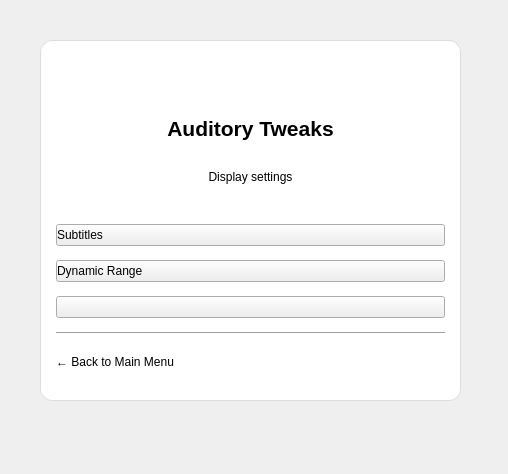
<?xml version="1.0" encoding="UTF-8"?>
<ui version="4.0">
 <class>AudioMenu</class>
 <widget class="QWidget" name="AudioMenu">
  <property name="geometry">
   <rect>
    <x>0</x>
    <y>0</y>
    <width>508</width>
    <height>474</height>
   </rect>
  </property>
  <property name="windowTitle">
   <string>Form</string>
  </property>
  <widget class="QWidget" name="verticalLayoutWidget">
   <property name="geometry">
    <rect>
     <x>40</x>
     <y>40</y>
     <width>421</width>
     <height>361</height>
    </rect>
   </property>
   <layout class="QVBoxLayout" name="verticalLayout">
    <item>
     <widget class="QFrame" name="frameCard">
      <property name="styleSheet">
       <string notr="true">#frameCard {
  background: white;
  border: 1px solid #ddd;
  border-radius: 12px;
}
</string>
      </property>
      <property name="frameShape">
       <enum>QFrame::StyledPanel</enum>
      </property>
      <property name="frameShadow">
       <enum>QFrame::Raised</enum>
      </property>
      <widget class="QWidget" name="verticalLayoutWidget_2">
       <property name="geometry">
        <rect>
         <x>0</x>
         <y>0</y>
         <width>421</width>
         <height>361</height>
        </rect>
       </property>
       <layout class="QVBoxLayout" name="verticalLayout_2">
        <property name="spacing">
         <number>8</number>
        </property>
        <property name="leftMargin">
         <number>16</number>
        </property>
        <property name="topMargin">
         <number>16</number>
        </property>
        <property name="rightMargin">
         <number>16</number>
        </property>
        <property name="bottomMargin">
         <number>16</number>
        </property>
        <item alignment="Qt::AlignHCenter">
         <widget class="QLabel" name="iconLabel">
          <property name="minimumSize">
           <size>
            <width>40</width>
            <height>40</height>
           </size>
          </property>
          <property name="maximumSize">
           <size>
            <width>40</width>
            <height>40</height>
           </size>
          </property>
          <property name="styleSheet">
           <string notr="true"/>
          </property>
          <property name="text">
           <string/>
          </property>
          <property name="pixmap">
           <pixmap>:Images/Sound.png</pixmap>
          </property>
          <property name="scaledContents">
           <bool>true</bool>
          </property>
          <property name="alignment">
           <set>Qt::AlignCenter</set>
          </property>
         </widget>
        </item>
        <item>
         <widget class="QLabel" name="titleLabel">
          <property name="maximumSize">
           <size>
            <width>600</width>
            <height>40</height>
           </size>
          </property>
          <property name="font">
           <font>
            <pointsize>16</pointsize>
            <bold>true</bold>
           </font>
          </property>
          <property name="text">
           <string>Auditory Tweaks</string>
          </property>
          <property name="alignment">
           <set>Qt::AlignHCenter|Qt::AlignTop</set>
          </property>
         </widget>
        </item>
        <item>
         <widget class="QLabel" name="subtitleLabel">
          <property name="maximumSize">
           <size>
            <width>16777215</width>
            <height>40</height>
           </size>
          </property>
          <property name="text">
           <string>Display settings</string>
          </property>
          <property name="alignment">
           <set>Qt::AlignHCenter|Qt::AlignTop</set>
          </property>
         </widget>
        </item>
        <item>
         <widget class="QPushButton" name="btnSubtitles">
          <property name="minimumSize">
           <size>
            <width>389</width>
            <height>20</height>
           </size>
          </property>
          <property name="maximumSize">
           <size>
            <width>389</width>
            <height>16777215</height>
           </size>
          </property>
          <property name="styleSheet">
           <string notr="true">QPushButton{
text-align: left;
}
</string>
          </property>
          <property name="text">
           <string>Subtitles</string>
          </property>
          <property name="flat">
           <bool>false</bool>
          </property>
         </widget>
        </item>
        <item>
         <widget class="QPushButton" name="btnDynRange">
          <property name="styleSheet">
           <string notr="true">QPushButton{
text-align: left;
}

</string>
          </property>
          <property name="text">
           <string>Dynamic Range</string>
          </property>
         </widget>
        </item>
        <item>
         <widget class="QPushButton" name="btnEmpty">
          <property name="styleSheet">
           <string notr="true">QPushButton{
text-align: left;
}

</string>
          </property>
          <property name="text">
           <string/>
          </property>
         </widget>
        </item>
        <item>
         <widget class="QFrame" name="frame">
          <property name="frameShape">
           <enum>QFrame::HLine</enum>
          </property>
          <property name="frameShadow">
           <enum>QFrame::Sunken</enum>
          </property>
         </widget>
        </item>
        <item alignment="Qt::AlignLeft">
         <widget class="QPushButton" name="btnBack">
          <property name="enabled">
           <bool>true</bool>
          </property>
          <property name="styleSheet">
           <string notr="true">#btnBack {
  border: none;
  background: transparent;
  text-align: left;
  padding: 6px 0px;
}
#btnBack:hover {
  text-decoration: underline;
}
</string>
          </property>
          <property name="text">
           <string>← Back to Main Menu</string>
          </property>
          <property name="autoDefault">
           <bool>false</bool>
          </property>
          <property name="flat">
           <bool>true</bool>
          </property>
         </widget>
        </item>
       </layout>
      </widget>
     </widget>
    </item>
   </layout>
  </widget>
 </widget>
 <resources>
  <include location="../resources.qrc"/>
 </resources>
 <connections/>
</ui>
